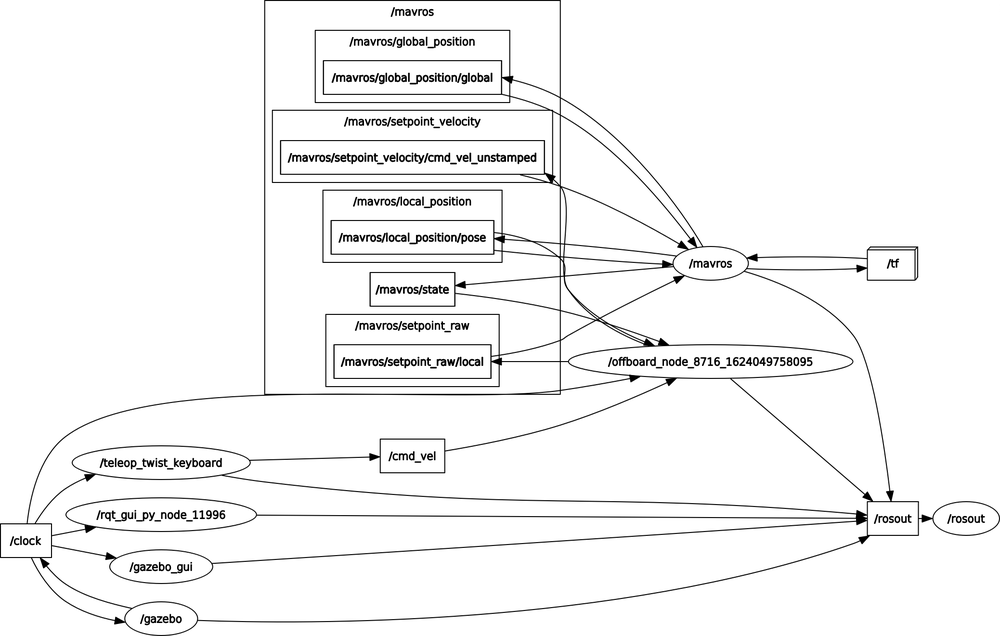
#> input picture exp1/src/px4/offboard_teleop.png, 1000 x 636 px, shrunk from 2077 x 1321 before the run, given in place of the camera
$ python thresholding.py
#> lines starting #> are read from the running program, lines starting #| are printed output that depends on the picture
import cv2
import numpy as np

cap=cv2.VideoCapture(0)

while True:
    _, frame =cap.read()
#> frame is the input picture: shape (636, 1000, 3); mean B, G, R 244.9, 244.9, 244.9
    gray=cv2.cvtColor(frame, cv2.COLOR_BGR2GRAY)
    _, greyMask = cv2.threshold(gray, 7, 255, cv2.THRESH_BINARY)
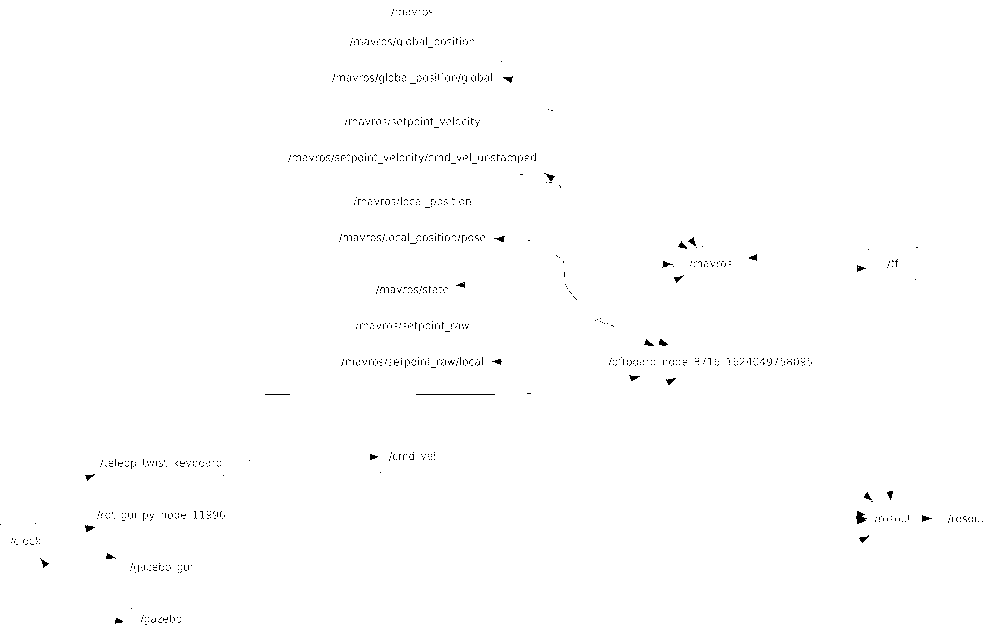
#> greyMask: shape (636, 1000); 99.4% white; black in thin lines or dots
    gaussMask = cv2.adaptiveThreshold(gray, 255, cv2.ADAPTIVE_THRESH_GAUSSIAN_C, cv2.THRESH_BINARY, 115, 1)
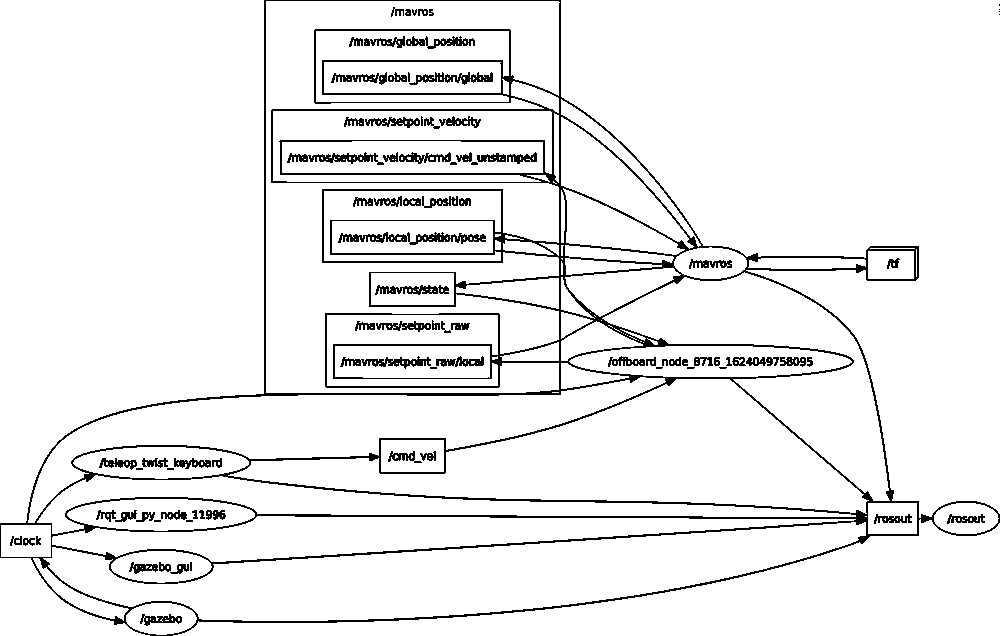
#> gaussMask: shape (636, 1000); 93.4% white; black in thin lines or dots
    _,threshold2 = cv2.threshold(gray,125,255,cv2.THRESH_OTSU)
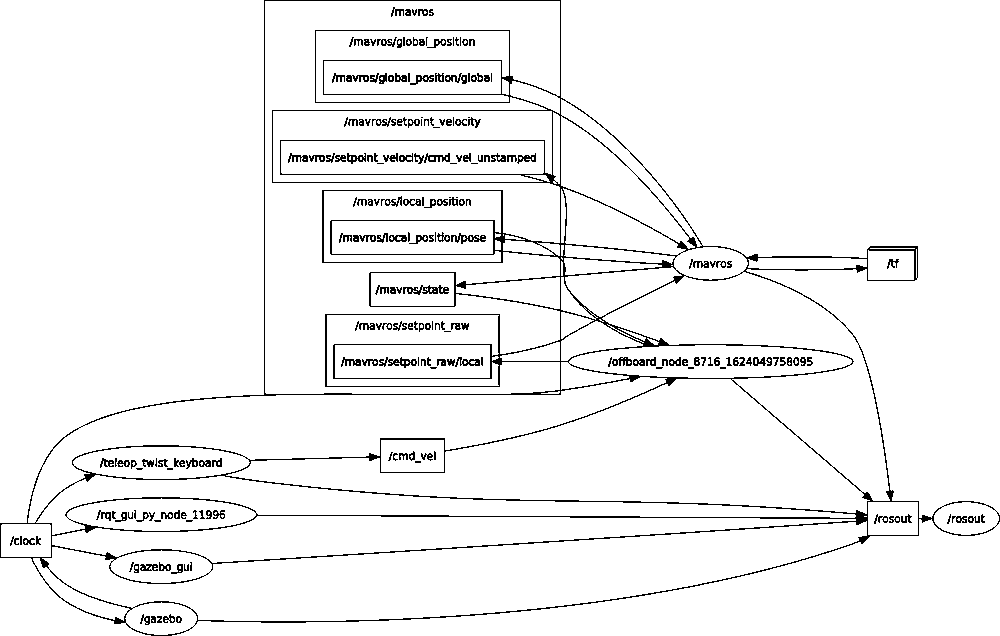
#> threshold2: shape (636, 1000); 95.4% white; black in thin lines or dots

    cv2.imshow('frame',frame)
    cv2.imshow('grey mask',greyMask)
    cv2.imshow('gauss mask', gaussMask)
    cv2.imshow('thresh2',threshold2)

    if cv2.waitKey(1) & 0xFF == ord('q'):
#> (key q is pressed here)
        break

cap.release()
cv2.destroyAllWindows()
